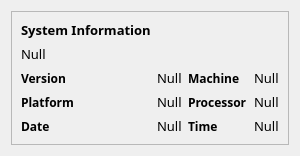
            <widget class="QWidget" name="stkSystem">
             <layout class="QVBoxLayout" name="verticalLayout_8">
              <item>
               <widget class="QFrame" name="frame_4">
                <property name="frameShape">
                 <enum>QFrame::StyledPanel</enum>
                </property>
                <property name="frameShadow">
                 <enum>QFrame::Raised</enum>
                </property>
                <layout class="QGridLayout" name="gridLayout_5">
                 <item row="3" column="1">
                  <widget class="QLabel" name="label_43">
                   <property name="font">
                    <font>
                     <family>raleway</family>
                     <pointsize>10</pointsize>
                    </font>
                   </property>
                   <property name="text">
                    <string>Null</string>
                   </property>
                  </widget>
                 </item>
                 <item row="0" column="0">
                  <widget class="QLabel" name="label_38">
                   <property name="font">
                    <font>
                     <family>raleway</family>
                     <pointsize>10</pointsize>
                     <weight>75</weight>
                     <bold>true</bold>
                    </font>
                   </property>
                   <property name="text">
                    <string>System Information</string>
                   </property>
                  </widget>
                 </item>
                 <item row="1" column="0">
                  <widget class="QLabel" name="label_39">
                   <property name="font">
                    <font>
                     <family>raleway</family>
                     <pointsize>10</pointsize>
                    </font>
                   </property>
                   <property name="text">
                    <string>Null</string>
                   </property>
                  </widget>
                 </item>
                 <item row="3" column="0">
                  <widget class="QLabel" name="label_40">
                   <property name="font">
                    <font>
                     <family>raleway</family>
                     <pointsize>9</pointsize>
                     <weight>75</weight>
                     <bold>true</bold>
                    </font>
                   </property>
                   <property name="text">
                    <string>Version</string>
                   </property>
                  </widget>
                 </item>
                 <item row="5" column="0">
                  <widget class="QLabel" name="label_41">
                   <property name="font">
                    <font>
                     <family>raleway</family>
                     <pointsize>9</pointsize>
                     <weight>75</weight>
                     <bold>true</bold>
                    </font>
                   </property>
                   <property name="text">
                    <string>Platform</string>
                   </property>
                  </widget>
                 </item>
                 <item row="6" column="0">
                  <widget class="QLabel" name="label_42">
                   <property name="font">
                    <font>
                     <family>raleway</family>
                     <pointsize>9</pointsize>
                     <weight>75</weight>
                     <bold>true</bold>
                    </font>
                   </property>
                   <property name="text">
                    <string>Date</string>
                   </property>
                  </widget>
                 </item>
                 <item row="3" column="2">
                  <widget class="QLabel" name="label_44">
                   <property name="font">
                    <font>
                     <family>raleway</family>
                     <pointsize>9</pointsize>
                     <weight>75</weight>
                     <bold>true</bold>
                    </font>
                   </property>
                   <property name="text">
                    <string>Machine</string>
                   </property>
                  </widget>
                 </item>
                 <item row="3" column="3">
                  <widget class="QLabel" name="label_45">
                   <property name="font">
                    <font>
                     <family>raleway</family>
                     <pointsize>10</pointsize>
                    </font>
                   </property>
                   <property name="text">
                    <string>Null</string>
                   </property>
                  </widget>
                 </item>
                 <item row="5" column="2">
                  <widget class="QLabel" name="label_46">
                   <property name="font">
                    <font>
                     <family>raleway</family>
                     <pointsize>9</pointsize>
                     <weight>75</weight>
                     <bold>true</bold>
                    </font>
                   </property>
                   <property name="text">
                    <string>Processor</string>
                   </property>
                  </widget>
                 </item>
                 <item row="6" column="2">
                  <widget class="QLabel" name="label_47">
                   <property name="font">
                    <font>
                     <family>raleway</family>
                     <pointsize>9</pointsize>
                     <weight>75</weight>
                     <bold>true</bold>
                    </font>
                   </property>
                   <property name="text">
                    <string>Time</string>
                   </property>
                  </widget>
                 </item>
                 <item row="5" column="1">
                  <widget class="QLabel" name="label_48">
                   <property name="font">
                    <font>
                     <family>raleway</family>
                     <pointsize>10</pointsize>
                    </font>
                   </property>
                   <property name="text">
                    <string>Null</string>
                   </property>
                  </widget>
                 </item>
                 <item row="6" column="1">
                  <widget class="QLabel" name="label_49">
                   <property name="font">
                    <font>
                     <family>raleway</family>
                     <pointsize>10</pointsize>
                    </font>
                   </property>
                   <property name="text">
                    <string>Null</string>
                   </property>
                  </widget>
                 </item>
                 <item row="5" column="3">
                  <widget class="QLabel" name="label_50">
                   <property name="font">
                    <font>
                     <family>raleway</family>
                     <pointsize>10</pointsize>
                    </font>
                   </property>
                   <property name="text">
                    <string>Null</string>
                   </property>
                  </widget>
                 </item>
                 <item row="6" column="3">
                  <widget class="QLabel" name="label_51">
                   <property name="font">
                    <font>
                     <family>raleway</family>
                     <pointsize>10</pointsize>
                    </font>
                   </property>
                   <property name="text">
                    <string>Null</string>
                   </property>
                  </widget>
                 </item>
                </layout>
               </widget>
              </item>
             </layout>
            </widget>
